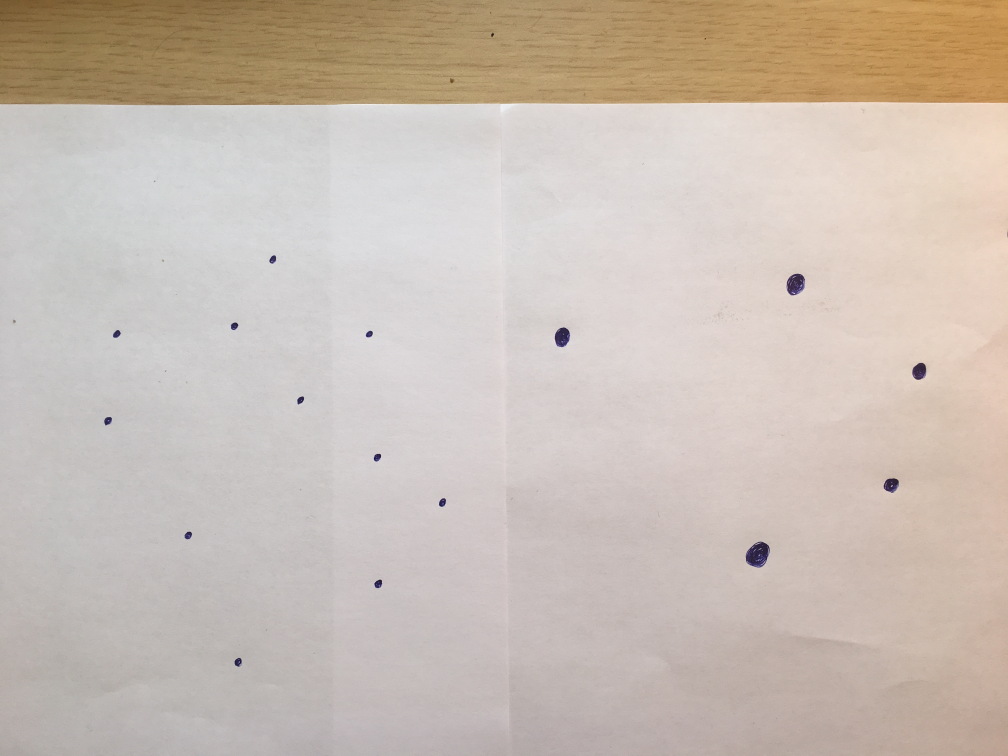
#> input picture 1.jpg, 4032 x 3024 px (shown at 1/4 size)
$ python blue.py
#> lines starting #> are read from the running program, lines starting #| are printed output that depends on the picture; after the words box and inside, x2 and y2 are one past the last pixel; in counts of white or black regions, pixels touching at a corner belong together
import numpy as np
import cv2
#import argparse
class Point:
    def __init__(self,x,y):
        self.x=x
        self.y=y
    def __lt__(self,other):
        return bool((self.x<other.x)|((self.x==other.x)&(self.y<other.y)))
    def __str__(self):
        return str(self.x)+' '+str(self.y)

def cw (a, b, c):
    return bool((a.x*(b.y-c.y)+b.x*(c.y-a.y)+c.x*(a.y-b.y)) < 0)


def ccw (a, b, c):
    return bool(((a.x*(b.y-c.y)+b.x*(c.y-a.y)+c.x*(a.y-b.y)) > 0))

def convex_hull (a):
    if (len(a) == 1):
        return
    a.sort()
    p1 = Point(a[0].x,a[0].y)
    p2 = Point(a[len(a)-1].x,a[len(a)-1].y)
    up=[]
    down=[]
    up.append(p1)
    down.append(p1)
    for i in range(1,len(a)):
        if((i==len(a)-1) | cw (p1, a[i], p2)):
            while(len(up)>=2):
                if cw (up[len(up)-2], up[len(up)-1], a[i])==0:
                    up.pop()
                else:
                    break
            up.append(a[i])
        if((i==len(a)-1) | ccw (p1, a[i], p2)):
            while(len(down)>=2):
                if ccw ( down[len(down)-2] , down[len(down)-1], a[i])==0:
                    down.pop()
                else:
                    break
            down.append(a[i])
    a.clear();
    for i in range(0,len(up)):
        a.append(up[i])
    i=len(down)-2
    while(i>=0):
        a.append(down[i])
        i-=1


# [6 lines of commented-out code are left out]


start = cv2.imread("1.jpg")
#> start is the input picture: shape (3024, 4032, 3); mean B, G, R 180.4, 190.1, 201.9

final = 1000
r = float(final)/start.shape[1]
dim = (final,int(start.shape[0]*r))


image = cv2.resize(start, dim)

low = (50,10,50)
high = (200,70,250)
only = cv2.inRange(image, low, high)
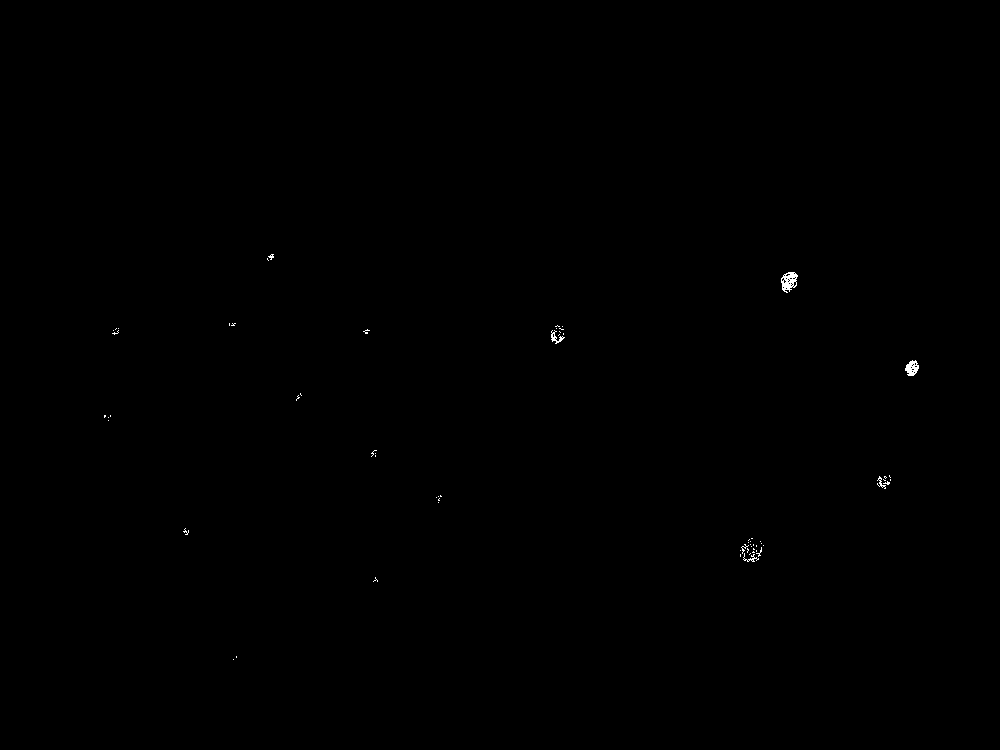
#> only: shape (750, 1000); 0.1% white in thin lines or dots, all inside (x1, y1, x2, y2) = (104, 254, 919, 660)


kernel = np.ones((5,5),np.uint8)

#kernel2 = cv2.getStructuringElement(cv2.MORPH_RECT, (20, 20))
#opening = cv2.morphologyEx(buf, cv2.MORPH_CLOSE, kernel2)


only2 = cv2.dilate(only,kernel,iterations = 3)
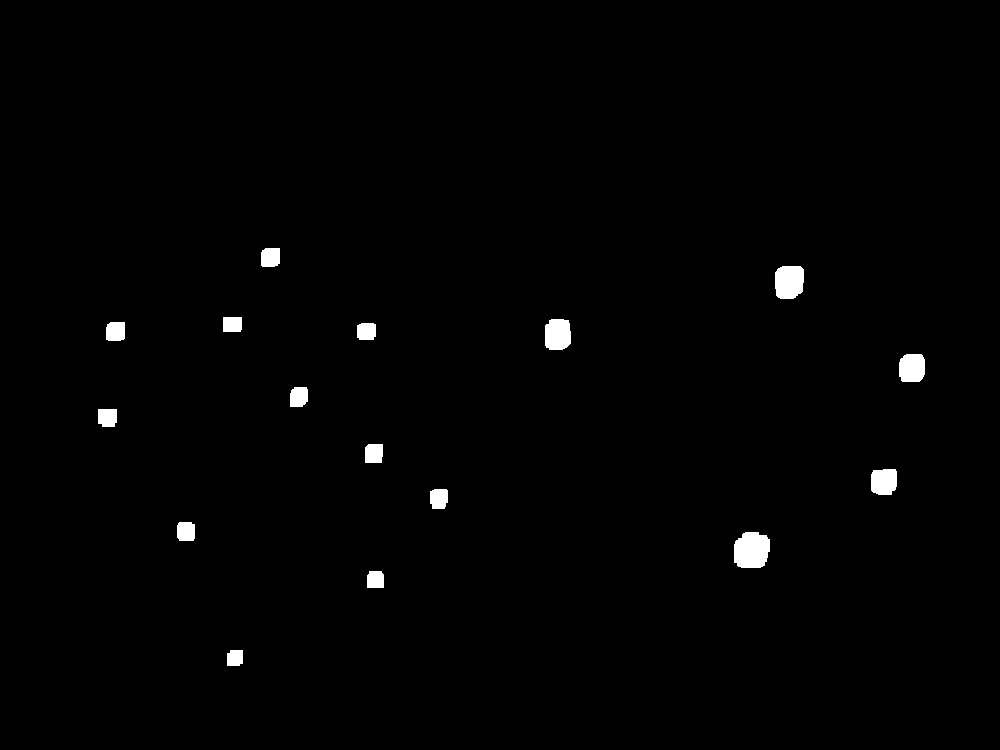
#> only2: shape (750, 1000); 0.99% white; 16 white regions, largest, box (x1, y1, x2, y2) and area: (734, 532, 770, 568) 1108, (775, 266, 804, 299) 862, (545, 319, 571, 350) 728

se1 = cv2.getStructuringElement(cv2.MORPH_RECT, (5,5))
se2 = cv2.getStructuringElement(cv2.MORPH_RECT, (2,2))
mask = cv2.morphologyEx(only2, cv2.MORPH_CLOSE, se1)
opening = cv2.morphologyEx(mask, cv2.MORPH_OPEN, se2)
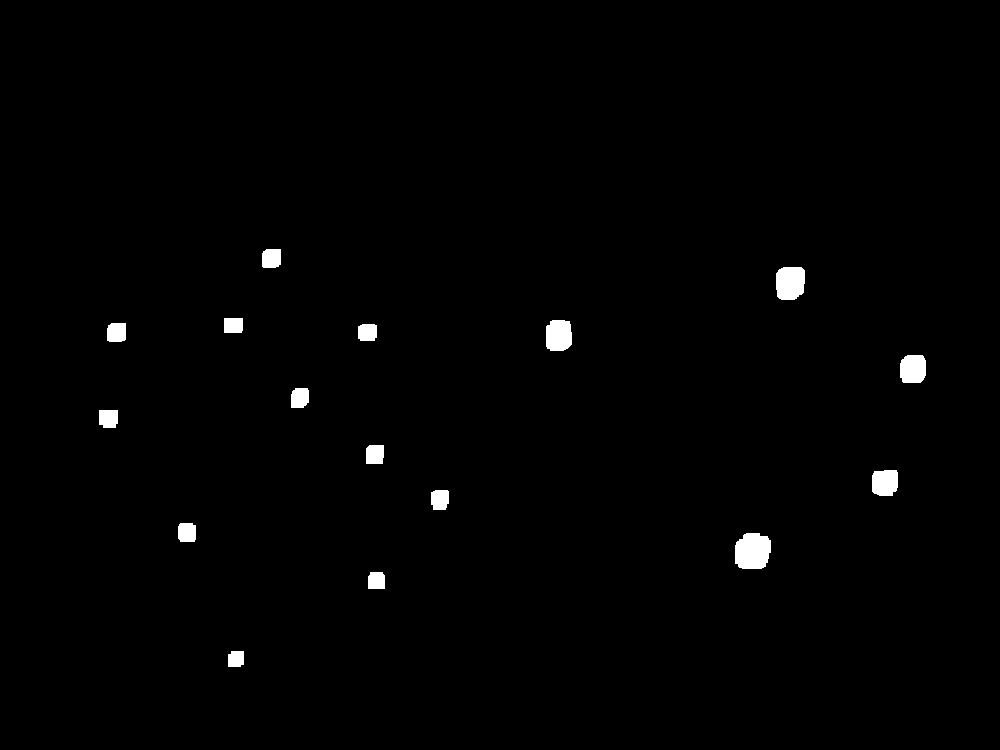
#> opening: shape (750, 1000); 0.99% white; 16 white regions, largest, box (x1, y1, x2, y2) and area: (735, 533, 771, 569) 1108, (776, 267, 805, 300) 862, (546, 320, 572, 351) 728


dilation = cv2.dilate(opening,kernel,iterations = 2)
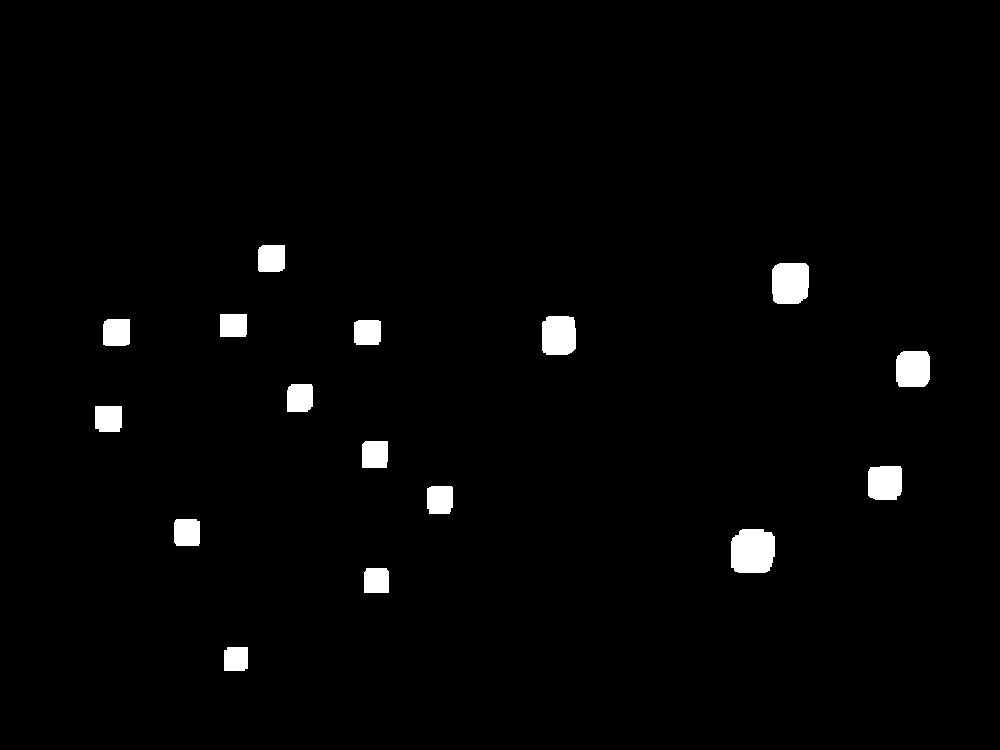
#> dilation: shape (750, 1000); 1.9% white; 16 white regions


moments = cv2.moments(dilation, 1)
#> moments = moments, m00 13997, centre m10/m00, m01/m00 = (511.7, 420.9)
x_moment = moments['m10']
#> x_moment = 7161632
y_moment = moments['m01']
#> y_moment = 5890834
area = moments['m00']
#> area = 13997
x = int(x_moment / area)
#> x = 511
y = int(y_moment / area)
#> y = 420


(_ , cnts, _ ) = cv2.findContours(dilation.copy(), cv2.RETR_EXTERNAL, cv2.CHAIN_APPROX_SIMPLE)
#> cnts = 16 contours; largest, box (x1, y1, x2, y2) and area: (731, 529, 775, 573) 1670, (772, 263, 809, 304) 1354, (542, 316, 576, 355) 1183, (896, 351, 930, 387) 1100, (868, 466, 902, 500) 1034


midx=0
midy=0
array=[]
mindist=100000.0
for x in cnts:
    midx=0
    midy=0
    for y in x:
        midx+=y[0][0]
        midy+=y[0][1]
    midx//=len(x)
    midy//=len(x)
    p=Point(midx,midy)
    array.append(p)
#> this loop made 16 passes
#> (midx, midy) on passes 1 to 8: (235, 658), (376, 575), (753, 549), (186, 530), (438, 500), (883, 483), (376, 454), (108, 424)
#> after the loop, array = 16 items

#---------------------------------------------
convex_hull(array)
#> the loop in convex_hull, `for i in range(1,len(a)):` made 15 passes
#> after the loop in convex_hull, `for i in range(1,len(a)):`: down = 5 items
#> the loop in convex_hull, `for i in range(0,len(up)):` made 5 passes
#> in convex_hull, `i=len(down)-2`: i = 3
#> the loop in convex_hull, `while(i>=0):` made 4 passes
#> i on passes 1 to 4: 2, 1, 0, -1
#> after the loop in convex_hull, `while(i>=0):`: a = 9 items; i = -1


hull=[]
for x in array:
    hull.append([x.x,x.y])
#> this loop made 9 passes
#> after the loop, hull = [[108, 424], [235, 658], [753, 549], [883, 483], [911, 365], [789, 286], [270, 259], [113, 333], [108, 424]]


der = np.array(hull)
#> der has the same summary as hull


c=[0 for i in range(len(cnts))]
#> c = [0, 0, 0, 0, 0, 0, 0, 0, 0, 0, 0, 0, 0, 0, 0, 0]
rect=[0 for i in range(len(cnts))]
#> rect = [0, 0, 0, 0, 0, 0, 0, 0, 0, 0, 0, 0, 0, 0, 0, 0]
box=[0 for i in range(len(cnts))]
#> box = [0, 0, 0, 0, 0, 0, 0, 0, 0, 0, 0, 0, 0, 0, 0, 0]
for i in range(len(cnts)):
    c[i] = sorted(cnts, key = cv2.contourArea, reverse = True)[i]
    rect[i] = cv2.minAreaRect(c[i])
    box[i] = np.int0(cv2.boxPoints(rect[i]))
#> this loop made 16 passes
#> after the loop, box = 16 items; c has the same summary as cnts; rect = 16 items


cv2.drawContours(image, [der] , -1, (0, 255, 0), 3)
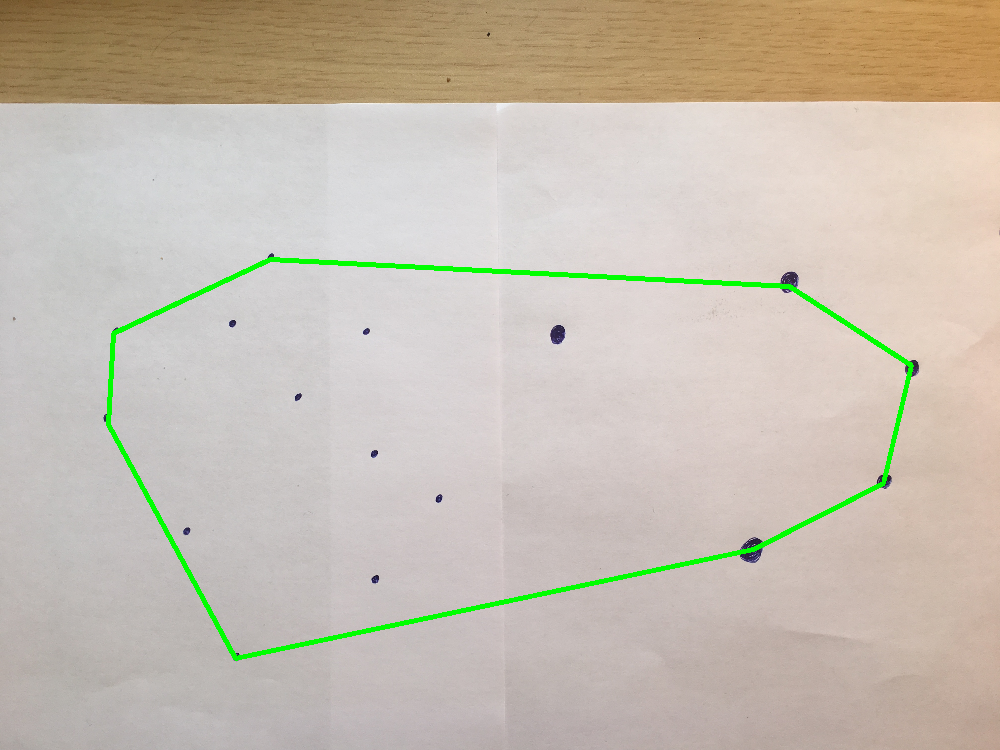
#> image: shape (750, 1000, 3); mean B, G, R 177.8, 190.8, 199.1

cv2.imshow('Found', image)
cv2.waitKey(0)

$ run again, with 2.jpg copied over 1.jpg
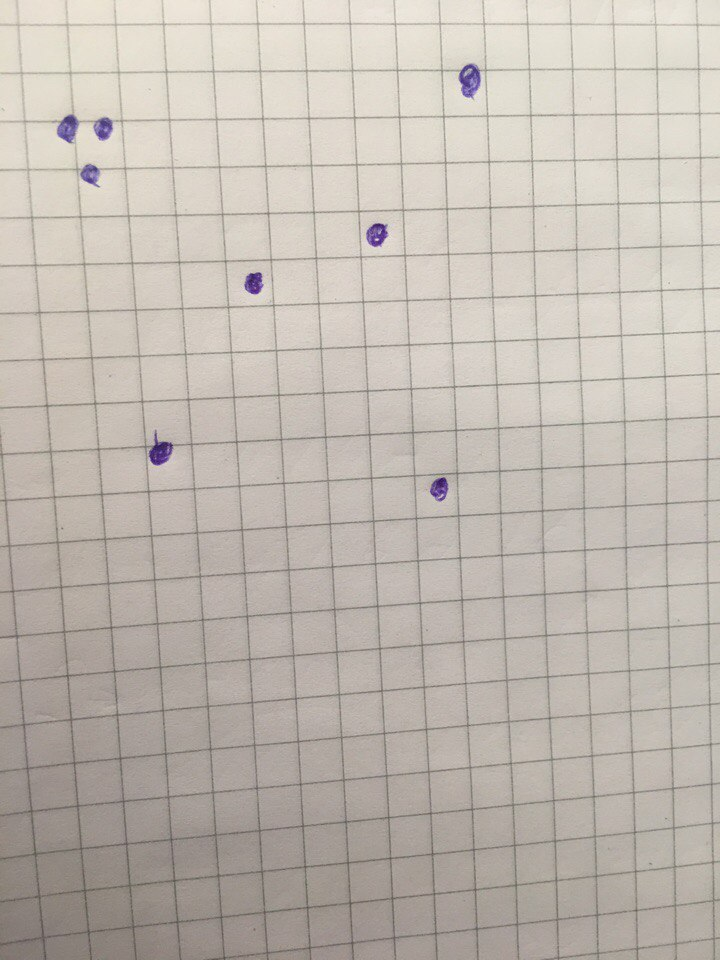
#> input picture 2.jpg, 720 x 960 px
#> start is the input picture: shape (960, 720, 3); mean B, G, R 176.8, 185.1, 192.7
#> `only = cv2.inRange(image, low, high)`:
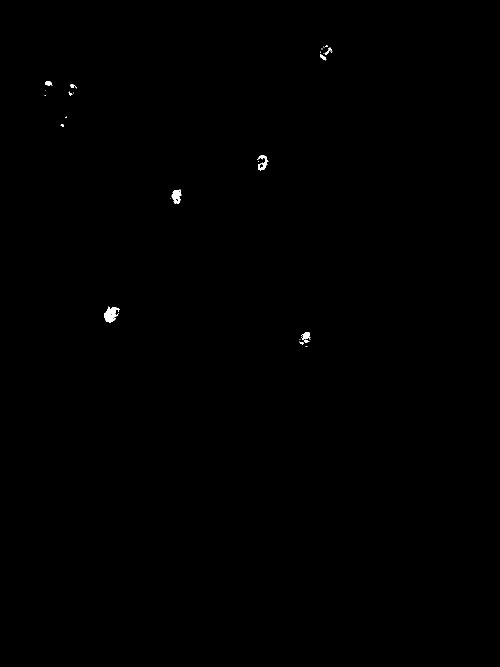
#> only: shape (1333, 1000) (shown at 1/2 size); 0.14% white; 35 white regions (23 under 20 px), largest, box (x1, y1, x2, y2) and area: (208, 613, 240, 645) 567, (343, 379, 363, 407) 355, (514, 311, 535, 341) 279
#> only2: shape (1333, 1000); 0.64% white; 8 white regions, largest, box (x1, y1, x2, y2) and area: (202, 607, 246, 651) 1586, (508, 305, 543, 347) 1256, (634, 85, 671, 127) 1221
#> mask: shape (1333, 1000); 0.64% white; 8 white regions, largest, box (x1, y1, x2, y2) and area: (202, 607, 246, 651) 1586, (508, 305, 543, 347) 1258, (634, 85, 671, 127) 1221
#> opening: shape (1333, 1000); 0.64% white; 8 white regions, largest, box (x1, y1, x2, y2) and area: (203, 608, 247, 652) 1586, (509, 306, 544, 348) 1258, (635, 86, 672, 128) 1221
#> dilation: shape (1333, 1000); 1% white; 8 white regions
#> moments = moments, m00 13769, centre m10/m00, m01/m00 = (366.5, 366.9)
#> x_moment = 5046057
#> y_moment = 5051528
#> area = 13769
#> x = 366
#> cnts = 8 contours; box (x1, y1, x2, y2) and area: (199, 604, 251, 656) 2268, (505, 302, 548, 352) 1857, (631, 82, 676, 132) 1833, (590, 655, 632, 705) 1772, (332, 370, 374, 418) 1737, (80, 154, 116, 202) 1354, (128, 159, 165, 202) 1308, (112, 224, 145, 264) 1006
#> the loop `for x in cnts:` made 8 passes
#> (midx, midy) on passes 1 to 8: (607, 678), (224, 629), (351, 395), (528, 328), (124, 242), (147, 178), (97, 169), (654, 102)
#> after the loop `for x in cnts:`: array = 8 items
#> the loop in convex_hull, `for i in range(1,len(a)):` made 7 passes
#> after the loop in convex_hull, `for i in range(1,len(a)):`: down = 2 items; up = 4 items
#> the loop in convex_hull, `for i in range(0,len(up)):` made 4 passes
#> in convex_hull, `i=len(down)-2`: i = 0
#> the loop in convex_hull, `while(i>=0):` made 1 pass
#> i on pass 1: -1
#> after the loop in convex_hull, `while(i>=0):`: a = 5 items; i = -1
#> the loop `for x in array:` made 5 passes
#> after the loop `for x in array:`: hull = [[97, 169], [224, 629], [607, 678], [654, 102], [97, 169]]
#> der has the same summary as hull
#> `c=[0 for i in range(len(cnts))]`: c = [0, 0, 0, 0, 0, 0, 0, 0]
#> the loop `for i in range(len(cnts)):` made 8 passes
#> after the loop `for i in range(len(cnts)):`: box = 8 items; c has the same summary as cnts; rect = [((224.5, 629.5), (51, 51), -90), ((526, 326.5), (49, 42), -90), ((653, 106.5), (49, 44), -90), ((610.5, 679.5), (49, 41), -90), ((352.5, 393.5), (47, 41), -90), ((97.5, 177.5), (47, 35), -90), ((146, 180), (42, 36), -90), ((128, 243.5), (39, 32), -90)]
#> `cv2.drawContours(image, [der] , -1, (0, 255, 0), 3)`:
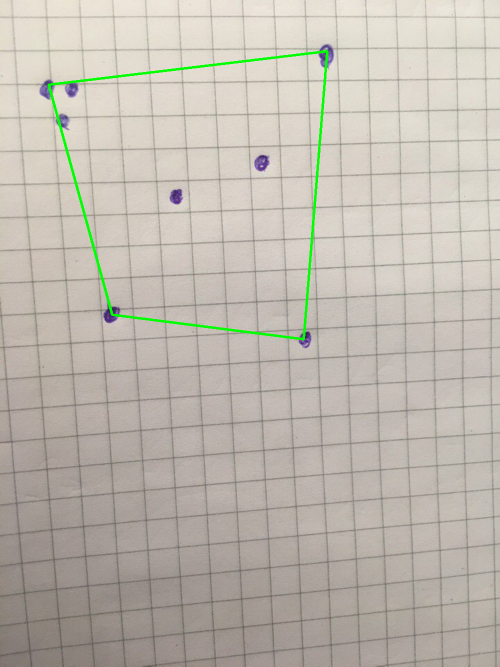
#> image: shape (1333, 1000, 3) (shown at 1/2 size); mean B, G, R 175.3, 185.4, 191
